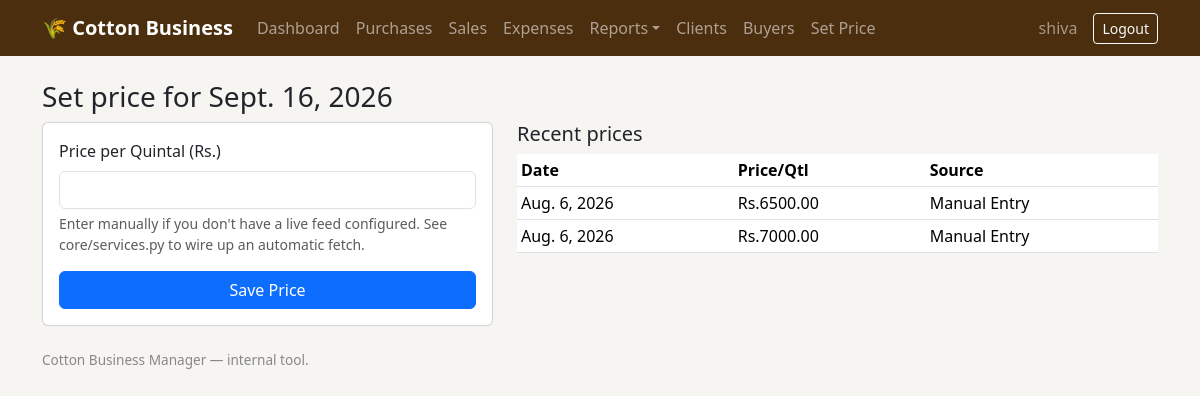
Page /price/set/ (signed in) on the committed database.
### core/models.py (models this page shows, shortened)
class LivePrice(models.Model):
    SOURCE_CHOICES = [
        ("LIVE", "Fetched Live"),
        ("MANUAL", "Manual Entry"),
    ]
    date = models.DateField(default=timezone.now)
    price_per_quintal = models.DecimalField(max_digits=10, decimal_places=2)
    source = models.CharField(max_length=10, choices=SOURCE_CHOICES, default="MANUAL")
    fetched_at = models.DateTimeField(auto_now_add=True)
    class Meta:
        ordering = ["-date", "-fetched_at"]

### core/views.py (the view)
# urls.py: path("price/set/", views.set_today_price, name="set_today_price"),
@login_required
def set_today_price(request):
    today = timezone.localdate()
    if request.method == "POST":
        form = TodayPriceForm(request.POST)
        if form.is_valid():
            LivePrice.objects.create(
                date=today,
                price_per_quintal=form.cleaned_data["price_per_quintal"],
                source="MANUAL",
            )
            messages.success(request, f"Price for {today} saved.")
            return redirect("core:dashboard")
    else:
        form = TodayPriceForm()
    price_history = LivePrice.objects.all()[:15]
    return render(request, "core/set_price.html", {"form": form, "today": today, "price_history": price_history})

### core/forms.py
class TodayPriceForm(forms.ModelForm):
    class Meta:
        model = LivePrice
        fields = ["price_per_quintal"]
        widgets = {
            "price_per_quintal": forms.NumberInput(attrs={"step": "0.01", "class": "form-control"}),
        }

### core/templates/core/set_price.html (shortened to what this page needs)
{% extends "core/base.html" %}
{% block content %}
<h3>Set price for {{ today }}</h3>
<div class="row">
  <div class="col-md-5">
    <form method="post" class="card p-3">
      <div class="mb-3">
        <label class="form-label">Price per Quintal (Rs.)</label>
        {{ form.price_per_quintal }}
        <div class="form-text">Enter manually if you don't have a live feed configured. See core/services.py to wire up an automatic fetch.</div>
      </div>
      <button class="btn btn-primary">Save Price</button>
    </form>
  </div>
  <div class="col-md-7">
    <h5>Recent prices</h5>
    <table class="table table-sm">
      <thead><tr><th>Date</th><th>Price/Qtl</th><th>Source</th></tr></thead>
      <tbody>
      {% for p in price_history %}
        <tr><td>{{ p.date }}</td><td>Rs.{{ p.price_per_quintal }}</td><td>{{ p.get_source_display }}</td></tr>
      {% empty %}
        <tr><td colspan="3">No prices recorded yet.</td></tr>
      {% endfor %}
      </tbody>
    </table>
  </div>
</div>
{% endblock %}

### core/templates/core/base.html (shortened to what this page needs)
<!DOCTYPE html>
<html lang="en">
<head>
<link href="https://cdn.jsdelivr.net/npm/bootstrap@5.3.3/dist/css/bootstrap.min.css" rel="stylesheet">
</head>
<body>
{% if user.is_authenticated %}
<nav class="navbar navbar-expand-lg navbar-dark" style="background:#4b2e0e;">
  <div class="container">
    <a class="navbar-brand" href="{% url 'core:dashboard' %}">🌾 Cotton Business</a>
    <div class="collapse navbar-collapse" id="nav">
      <ul class="navbar-nav me-auto">
        <li class="nav-item"><a class="nav-link" href="{% url 'core:dashboard' %}">Dashboard</a></li>
        <li class="nav-item"><a class="nav-link" href="{% url 'core:purchase_list' %}">Purchases</a></li>
        <li class="nav-item"><a class="nav-link" href="{% url 'core:sale_list' %}">Sales</a></li>
        <li class="nav-item"><a class="nav-link" href="{% url 'core:expense_list' %}">Expenses</a></li>
        <li class="nav-item dropdown">
          <a class="nav-link dropdown-toggle" href="#" role="button" data-bs-toggle="dropdown">Reports</a>
        </li>
        <li class="nav-item"><a class="nav-link" href="{% url 'core:client_list' %}">Clients</a></li>
        <li class="nav-item"><a class="nav-link" href="{% url 'core:buyer_list' %}">Buyers</a></li>
        <li class="nav-item"><a class="nav-link" href="{% url 'core:set_today_price' %}">Set Price</a></li>
      </ul>
      <span class="navbar-text me-3 text-white-50">{{ user.username }}</span>
      <form action="{% url 'logout' %}" method="post" class="d-inline"> {% csrf_token %} <button type="submit" class="btn btn-outline-light btn-sm">Logout</button> </form>
    </div>
  </div>
</nav>
{% endif %}
<div class="container py-4">
  {% block content %}{% endblock %}
</div>
<div class="container pb-4">
  <footer>Cotton Business Manager — internal tool.</footer>
</div>
</body>
</html>

### core/templates/core/base.html (style rules this page uses)
body { background:#f7f5f2; }
.navbar-brand { font-weight: 600; }
footer { color:#888; font-size: .85rem; }

### rows in the picture
LivePrice: date "Aug. 6, 2026", price_per_quintal "6500.00", source "Manual Entry"
LivePrice: date "Aug. 6, 2026", price_per_quintal "7000.00", source "Manual Entry"

### other values in the picture
{{ user.username }} "shiva"
{{ today }} "Sept. 16, 2026"
